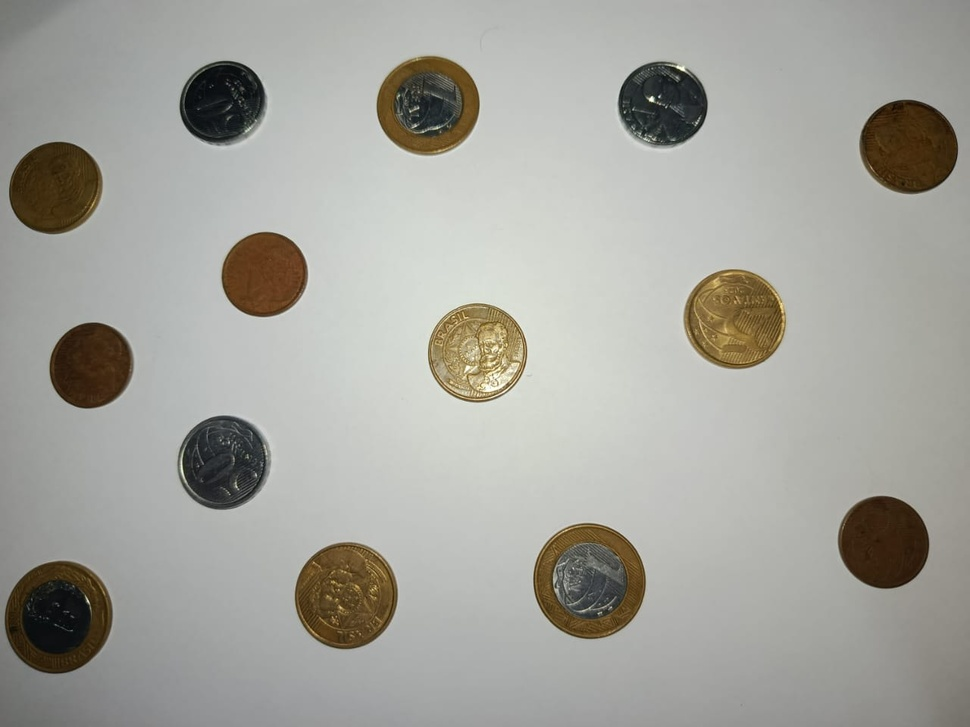
#> input picture test/moedas.jpeg, 970 x 727 px, shrunk from 1280 x 960 before the run
$ python -i watershed.py   (imports and definitions only)
#> lines starting #> are read from the running program, lines starting #| are printed output that depends on the picture
#> further down, picture is the input picture: shape (727, 970, 3); mean B, G, R 156.6, 163.2, 163.8
import numpy as np
import cv2
from scipy import ndimage as ndi
from skimage.feature import peak_local_max
from skimage.segmentation import watershed
from skimage import color

def watershed_segment(img_bgr):
    gray = cv2.cvtColor(img_bgr, cv2.COLOR_BGR2GRAY)
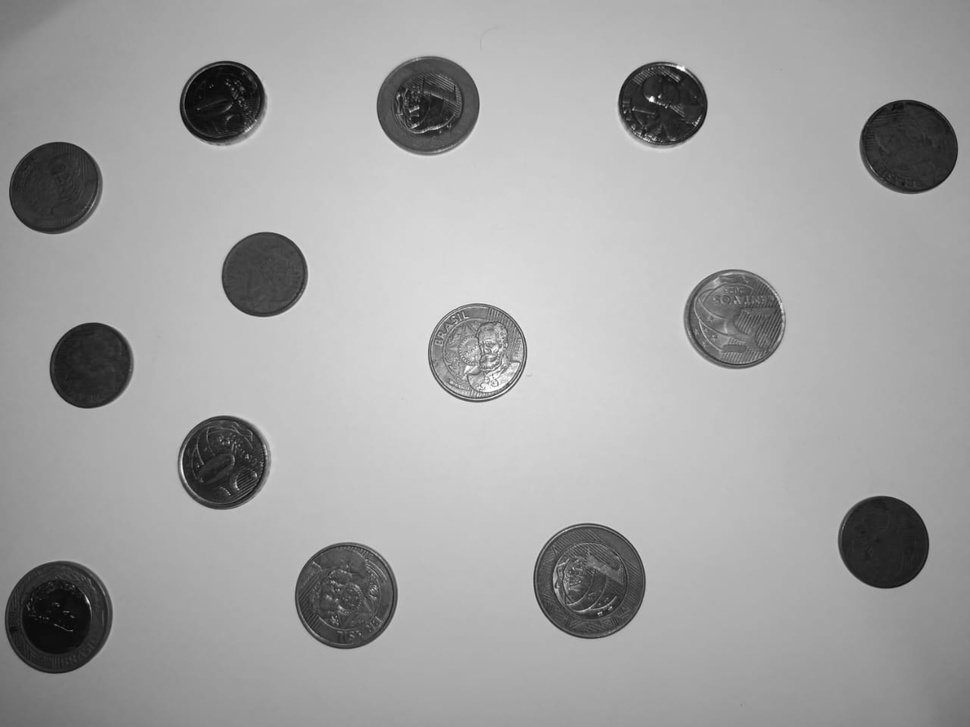
#> gray: shape (727, 970); min 2, max 254, mean 162.6
    kernel = np.ones((3,3), np.uint8)
    closing = cv2.morphologyEx(gray, cv2.MORPH_CLOSE, kernel, iterations=2)
    dist = ndi.distance_transform_edt(closing)
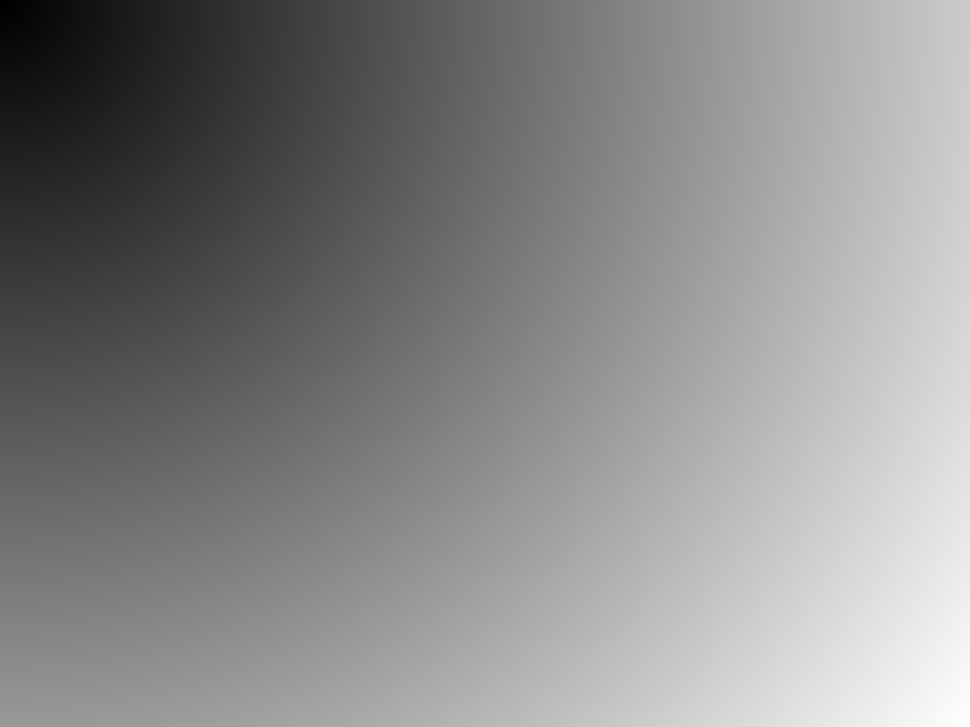
#> dist: shape (727, 970) float64; min 1, max 1211.4, mean 653.2; drawn with min black and max white
    coords = peak_local_max(dist, footprint=np.ones((3,3)), labels=closing)
#> coords = 36855 pairs, first value 1 to 725, second value 1 to 968
    mask = np.zeros(dist.shape, dtype=bool)
    mask[tuple(coords.T)] = True
    markers, _ = ndi.label(mask)
    labels = watershed(-dist, markers, mask=closing)
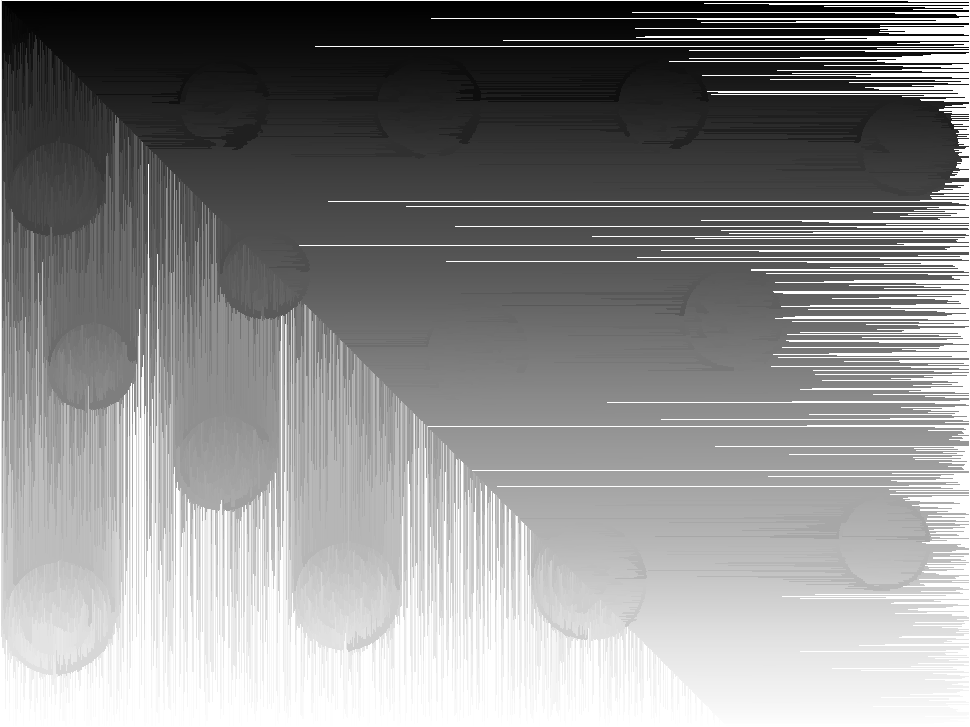
#> labels: shape (727, 970) int32; min 1, max 16028, mean 8755.3; drawn with min black and max white
    return (labels > 0).astype(np.uint8)
#> returned value: shape (727, 970); every value is 1

>>> import cv2
>>> picture = cv2.imread('../../test/moedas.jpeg')
>>> result = watershed_segment(picture)
